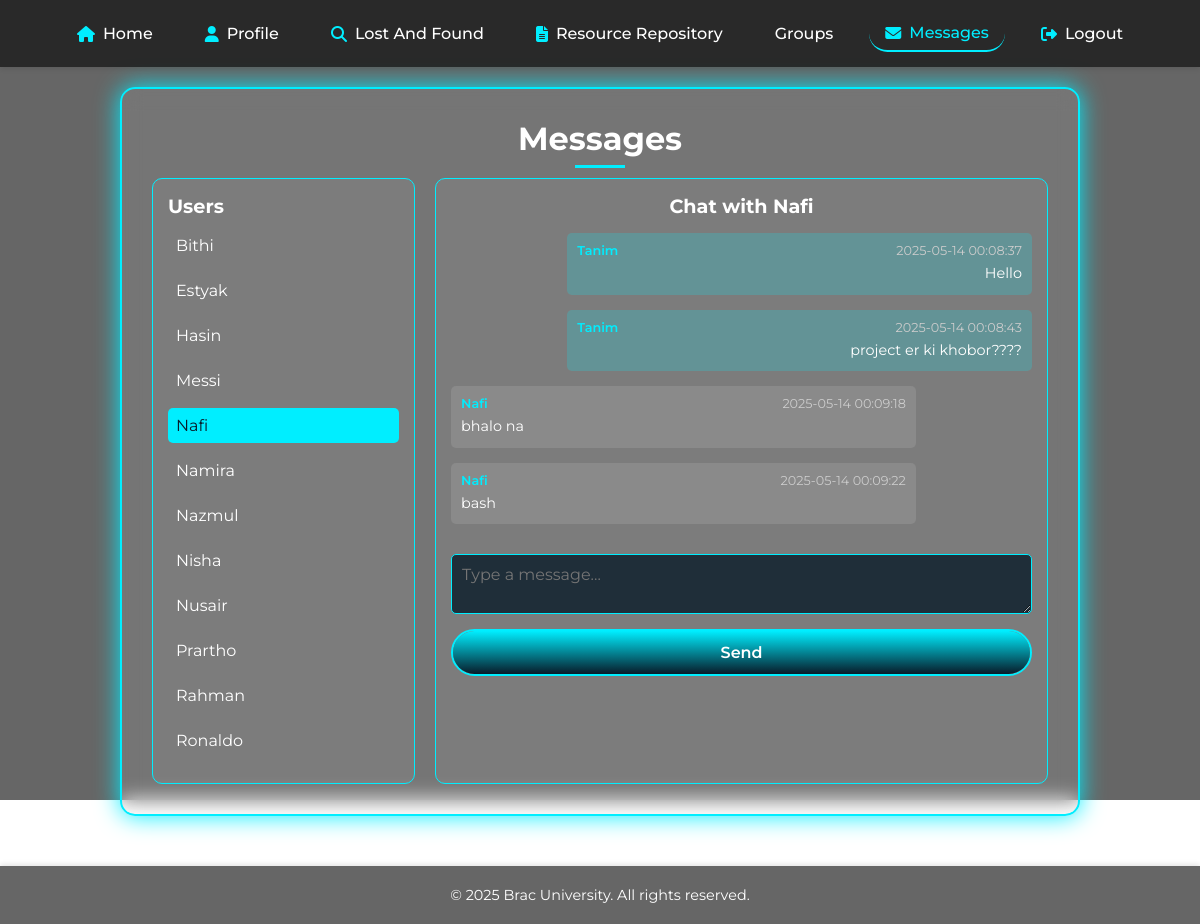
Page /messaging/messages.php?user_id=17 (signed in) on the committed database.
### tables this page shows
CREATE TABLE `user` (
  `user_id` int(11) NOT NULL AUTO_INCREMENT,
  `username` varchar(50) NOT NULL,
  `email` varchar(100) NOT NULL,
  `password` varchar(255) NOT NULL,
  `status` varchar(50) NOT NULL DEFAULT 'Offline',
  `id_no` int(11) DEFAULT NULL,
  PRIMARY KEY (`user_id`),
  UNIQUE KEY `email` (`email`),
  UNIQUE KEY `id_no` (`id_no`)
);

CREATE TABLE `message` (
  `message_id` int(11) NOT NULL AUTO_INCREMENT,
  `sender_id` int(11) NOT NULL,
  `recever_id` int(11) NOT NULL,
  `content` text NOT NULL,
  `timestamp` datetime NOT NULL,
  PRIMARY KEY (`message_id`),
  KEY `sender user` (`sender_id`),
  KEY `receiver user` (`recever_id`),
  CONSTRAINT `receiver user` FOREIGN KEY (`recever_id`) REFERENCES `user` (`user_id`),
  CONSTRAINT `sender user` FOREIGN KEY (`sender_id`) REFERENCES `user` (`user_id`)
);

### messaging/messages.php (the view, shortened to what this page needs)
<?php
require_once '../connect.php';
$user_id = $_SESSION['user_id'];
$users_query = "SELECT user_id, username FROM user WHERE user_id != $user_id ORDER BY username";
$users_result = mysqli_query($conn, $users_query);
$selected_user_id = isset($_GET['user_id']) ? intval($_GET['user_id']) : 0;
$selected_username = '';
$messages = [];
if ($selected_user_id !== 0) {
    $user_check_query = "SELECT username FROM user WHERE user_id = $selected_user_id";
    $user_check_result = mysqli_query($conn, $user_check_query);
    if (mysqli_num_rows($user_check_result) > 0) {
        $selected_username = mysqli_fetch_assoc($user_check_result)['username'];
        $messages_query = "
            SELECT m.content, m.timestamp, m.sender_id, u.username
            FROM message m
            JOIN user u ON m.sender_id = u.user_id
            WHERE (m.sender_id = $user_id AND m.recever_id = $selected_user_id)
               OR (m.sender_id = $selected_user_id AND m.recever_id = $user_id)
            ORDER BY m.timestamp ASC";
        $messages_result = mysqli_query($conn, $messages_query);
        while ($row = mysqli_fetch_assoc($messages_result)) {
            $messages[] = $row;
        }
    } else {
        $selected_user_id = 0;
    }
}
?>
<!DOCTYPE html>
<html lang="en">
<head>
    <link rel="stylesheet" href="style.css">
</head>
<body>
    <div class="bg-overlay"></div>
    <main>
        <nav>
            <a href="../index.php">Home</a>
            <a href="../Profile_dashboard/profile.php">Profile</a>
            <a href="../lost_and_found/lost_and_foundpage.php">Lost And Found</a>
            <a href="../Resource_Repository/resourcepage.php">Resource Repository</a>
            <a href="../group_post/group_select.php">Groups</a>
            <a href="messages.php" class="active">Messages</a>
            <a href="../logout.php">Logout</a>
        </nav>
        <div class="container messaging-section">
            <h1>Messages</h1>
            <div class="messaging-container">
                <div class="sidebar">
                    <h2>Users</h2>
                    <ul class="user-list">
                        <?php while ($user = mysqli_fetch_assoc($users_result)): ?>
                            <li class="<?= $selected_user_id == $user['user_id'] ? 'active' : '' ?>">
                                <a href="messages.php?user_id=<?= ($user['user_id']) ?>">
                                    <?= ($user['username']) ?>
                                </a>
                            </li>
                        <?php endwhile; ?>
                    </ul>
                </div>
                <div class="chat-area">
                    <?php if ($selected_user_id > 0): ?>
                        <h2>Chat with <?= ($selected_username) ?></h2>
                        <div class="messages">
                            <?php if (empty($messages)): ?>
                                <p class="no-messages">No messages yet.</p>
                            <?php else: ?>
                                <?php foreach ($messages as $message): ?>
                                    <div class="message <?= $message['sender_id'] == $user_id ? 'sent' : 'received' ?>">
                                        <div class="message-header">
                                            <span class="username"><?= ($message['username']) ?></span>
                                            <span class="timestamp"><?= ($message['timestamp']) ?></span>
                                        </div>
                                        <p><?= ($message['content']) ?></p>
                                    </div>
                                <?php endforeach; ?>
                            <?php endif; ?>
                        </div>
                        <form action="" method="POST" class="report-form message-form">
                            <textarea name="message_content" placeholder="Type a message..." required></textarea>
                            <button type="submit" class="btn">Send</button>
                        </form>
                    <?php else: ?>
                        <p class="no-selection">Select a user to start chatting.</p>
                    <?php endif; ?>
                </div>
            </div>
        </div>
    </main>
    <footer class="site-footer">
        © 2025 Brac University. All rights reserved.
    </footer>
</body>
</html>

### rows in the picture
user: username "Bithi"
user: username "Estyak"
user: username "Hasin"
user: username "Messi"
user: username "Nafi"
user: username "Namira"
user: username "Nazmul"
user: username "Nisha"
user: username "Nusair"
user: username "Prartho"
user: username "Rahman"
user: username "Ronaldo"
message: sender.username "Tanim", timestamp "2025-05-14 00:08:37", content "Hello"
message: sender.username "Tanim", timestamp "2025-05-14 00:08:43", content "project er ki khobor????"
message: sender.username "Nafi", timestamp "2025-05-14 00:09:18", content "bhalo na"
message: sender.username "Nafi", timestamp "2025-05-14 00:09:22", content "bash"
